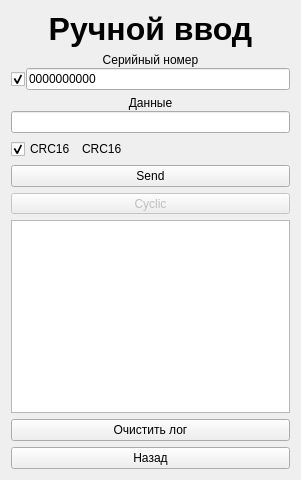
<?xml version="1.0" encoding="UTF-8"?>
<ui version="4.0">
 <class>Hands_Enter_Form</class>
 <widget class="QWidget" name="Hands_Enter_Form">
  <property name="geometry">
   <rect>
    <x>0</x>
    <y>0</y>
    <width>301</width>
    <height>480</height>
   </rect>
  </property>
  <property name="windowTitle">
   <string>Form</string>
  </property>
  <layout class="QVBoxLayout" name="verticalLayout_3">
   <item>
    <widget class="QLabel" name="label_8">
     <property name="sizePolicy">
      <sizepolicy hsizetype="Minimum" vsizetype="Minimum">
       <horstretch>0</horstretch>
       <verstretch>0</verstretch>
      </sizepolicy>
     </property>
     <property name="font">
      <font>
       <pointsize>24</pointsize>
       <weight>75</weight>
       <bold>true</bold>
      </font>
     </property>
     <property name="text">
      <string>Ручной ввод</string>
     </property>
     <property name="alignment">
      <set>Qt::AlignCenter</set>
     </property>
    </widget>
   </item>
   <item>
    <layout class="QVBoxLayout" name="verticalLayout" stretch="0,0">
     <property name="spacing">
      <number>1</number>
     </property>
     <property name="sizeConstraint">
      <enum>QLayout::SetMinimumSize</enum>
     </property>
     <item>
      <widget class="QLabel" name="label_5">
       <property name="enabled">
        <bool>true</bool>
       </property>
       <property name="sizePolicy">
        <sizepolicy hsizetype="Minimum" vsizetype="Minimum">
         <horstretch>0</horstretch>
         <verstretch>0</verstretch>
        </sizepolicy>
       </property>
       <property name="text">
        <string>Серийный номер</string>
       </property>
       <property name="alignment">
        <set>Qt::AlignCenter</set>
       </property>
      </widget>
     </item>
     <item>
      <layout class="QHBoxLayout" name="horizontalLayout_5">
       <item>
        <widget class="QCheckBox" name="SN_ENABLE">
         <property name="enabled">
          <bool>true</bool>
         </property>
         <property name="sizePolicy">
          <sizepolicy hsizetype="Maximum" vsizetype="Minimum">
           <horstretch>0</horstretch>
           <verstretch>0</verstretch>
          </sizepolicy>
         </property>
         <property name="text">
          <string/>
         </property>
         <property name="checked">
          <bool>true</bool>
         </property>
        </widget>
       </item>
       <item>
        <widget class="QLineEdit" name="SN_TEXT">
         <property name="enabled">
          <bool>true</bool>
         </property>
         <property name="sizePolicy">
          <sizepolicy hsizetype="Minimum" vsizetype="Minimum">
           <horstretch>0</horstretch>
           <verstretch>0</verstretch>
          </sizepolicy>
         </property>
         <property name="text">
          <string>0000000000</string>
         </property>
        </widget>
       </item>
      </layout>
     </item>
    </layout>
   </item>
   <item>
    <layout class="QVBoxLayout" name="verticalLayout_2">
     <property name="spacing">
      <number>1</number>
     </property>
     <property name="sizeConstraint">
      <enum>QLayout::SetMaximumSize</enum>
     </property>
     <item>
      <widget class="QLabel" name="label_4">
       <property name="sizePolicy">
        <sizepolicy hsizetype="Minimum" vsizetype="Minimum">
         <horstretch>0</horstretch>
         <verstretch>0</verstretch>
        </sizepolicy>
       </property>
       <property name="text">
        <string>Данные</string>
       </property>
       <property name="alignment">
        <set>Qt::AlignCenter</set>
       </property>
      </widget>
     </item>
     <item>
      <widget class="QLineEdit" name="cEnterText">
       <property name="enabled">
        <bool>true</bool>
       </property>
       <property name="sizePolicy">
        <sizepolicy hsizetype="Minimum" vsizetype="Minimum">
         <horstretch>0</horstretch>
         <verstretch>0</verstretch>
        </sizepolicy>
       </property>
      </widget>
     </item>
    </layout>
   </item>
   <item>
    <layout class="QHBoxLayout" name="horizontalLayout">
     <item>
      <widget class="QCheckBox" name="CRC_OUT">
       <property name="enabled">
        <bool>true</bool>
       </property>
       <property name="sizePolicy">
        <sizepolicy hsizetype="Maximum" vsizetype="Minimum">
         <horstretch>0</horstretch>
         <verstretch>0</verstretch>
        </sizepolicy>
       </property>
       <property name="minimumSize">
        <size>
         <width>0</width>
         <height>0</height>
        </size>
       </property>
       <property name="maximumSize">
        <size>
         <width>16777215</width>
         <height>16777215</height>
        </size>
       </property>
       <property name="text">
        <string>CRC16</string>
       </property>
       <property name="checked">
        <bool>true</bool>
       </property>
      </widget>
     </item>
     <item>
      <widget class="QLabel" name="CRC16_2">
       <property name="enabled">
        <bool>true</bool>
       </property>
       <property name="sizePolicy">
        <sizepolicy hsizetype="Minimum" vsizetype="Minimum">
         <horstretch>0</horstretch>
         <verstretch>0</verstretch>
        </sizepolicy>
       </property>
       <property name="minimumSize">
        <size>
         <width>0</width>
         <height>0</height>
        </size>
       </property>
       <property name="maximumSize">
        <size>
         <width>16777215</width>
         <height>16777215</height>
        </size>
       </property>
       <property name="text">
        <string>CRC16</string>
       </property>
      </widget>
     </item>
    </layout>
   </item>
   <item>
    <widget class="QPushButton" name="cBtnSend">
     <property name="enabled">
      <bool>true</bool>
     </property>
     <property name="sizePolicy">
      <sizepolicy hsizetype="Minimum" vsizetype="Minimum">
       <horstretch>0</horstretch>
       <verstretch>0</verstretch>
      </sizepolicy>
     </property>
     <property name="minimumSize">
      <size>
       <width>0</width>
       <height>0</height>
      </size>
     </property>
     <property name="maximumSize">
      <size>
       <width>16777215</width>
       <height>16777215</height>
      </size>
     </property>
     <property name="text">
      <string>Send</string>
     </property>
    </widget>
   </item>
   <item>
    <widget class="QToolButton" name="Cyclic">
     <property name="enabled">
      <bool>false</bool>
     </property>
     <property name="sizePolicy">
      <sizepolicy hsizetype="Minimum" vsizetype="Minimum">
       <horstretch>0</horstretch>
       <verstretch>0</verstretch>
      </sizepolicy>
     </property>
     <property name="minimumSize">
      <size>
       <width>0</width>
       <height>0</height>
      </size>
     </property>
     <property name="maximumSize">
      <size>
       <width>16777215</width>
       <height>16777215</height>
      </size>
     </property>
     <property name="text">
      <string>Cyclic</string>
     </property>
     <property name="checkable">
      <bool>true</bool>
     </property>
     <property name="checked">
      <bool>false</bool>
     </property>
     <property name="popupMode">
      <enum>QToolButton::DelayedPopup</enum>
     </property>
    </widget>
   </item>
   <item>
    <widget class="QPlainTextEdit" name="console"/>
   </item>
   <item>
    <widget class="QPushButton" name="pushButton">
     <property name="text">
      <string>Очистить лог</string>
     </property>
    </widget>
   </item>
   <item>
    <widget class="QPushButton" name="Back">
     <property name="text">
      <string>Назад</string>
     </property>
    </widget>
   </item>
  </layout>
 </widget>
 <resources/>
 <connections/>
</ui>
